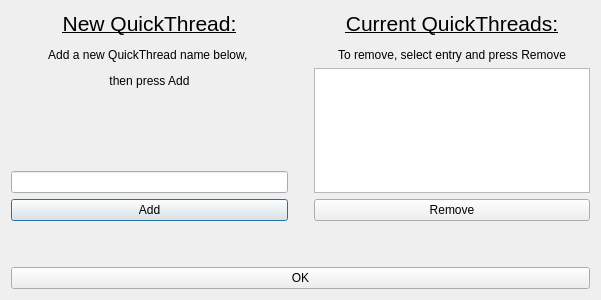
<?xml version="1.0" encoding="UTF-8"?>
<ui version="4.0">
 <class>Dialog</class>
 <widget class="QDialog" name="Dialog">
  <property name="geometry">
   <rect>
    <x>0</x>
    <y>0</y>
    <width>601</width>
    <height>300</height>
   </rect>
  </property>
  <property name="windowTitle">
   <string>Dialog</string>
  </property>
  <layout class="QVBoxLayout" name="verticalLayout_2">
   <item>
    <layout class="QVBoxLayout" name="verticalLayout">
     <item>
      <layout class="QHBoxLayout" name="horizontalLayout_2">
       <item>
        <layout class="QVBoxLayout" name="verticalLayout_4">
         <item alignment="Qt::AlignTop">
          <widget class="QLabel" name="label_2">
           <property name="text">
            <string>&lt;html&gt;&lt;head/&gt;&lt;body&gt;&lt;p align=&quot;center&quot;&gt;&lt;span style=&quot; font-size:16pt; text-decoration: underline;&quot;&gt;New QuickThread:&lt;/span&gt;&lt;/p&gt;&lt;p align=&quot;center&quot;&gt;Add a new QuickThread name below, &lt;/p&gt;&lt;p align=&quot;center&quot;&gt;then press Add&lt;/p&gt;&lt;/body&gt;&lt;/html&gt;</string>
           </property>
          </widget>
         </item>
         <item>
          <widget class="QLineEdit" name="text_entry"/>
         </item>
         <item>
          <widget class="QPushButton" name="btn_add">
           <property name="text">
            <string>Add</string>
           </property>
          </widget>
         </item>
        </layout>
       </item>
       <item>
        <spacer name="verticalSpacer">
         <property name="orientation">
          <enum>Qt::Vertical</enum>
         </property>
         <property name="sizeHint" stdset="0">
          <size>
           <width>20</width>
           <height>40</height>
          </size>
         </property>
        </spacer>
       </item>
       <item>
        <layout class="QVBoxLayout" name="verticalLayout_3">
         <item>
          <widget class="QLabel" name="label">
           <property name="text">
            <string>&lt;html&gt;&lt;head/&gt;&lt;body&gt;&lt;p align=&quot;center&quot;&gt;&lt;span style=&quot; font-size:16pt; text-decoration: underline;&quot;&gt;Current QuickThreads:&lt;/span&gt;&lt;/p&gt;&lt;p align=&quot;center&quot;&gt;To remove, select entry and press Remove&lt;/p&gt;&lt;/body&gt;&lt;/html&gt;</string>
           </property>
          </widget>
         </item>
         <item>
          <widget class="QListWidget" name="thread_list"/>
         </item>
         <item>
          <widget class="QPushButton" name="btn_remove">
           <property name="text">
            <string>Remove</string>
           </property>
          </widget>
         </item>
        </layout>
       </item>
      </layout>
     </item>
    </layout>
   </item>
   <item>
    <spacer name="horizontalSpacer">
     <property name="orientation">
      <enum>Qt::Horizontal</enum>
     </property>
     <property name="sizeHint" stdset="0">
      <size>
       <width>40</width>
       <height>20</height>
      </size>
     </property>
    </spacer>
   </item>
   <item>
    <spacer name="horizontalSpacer_2">
     <property name="orientation">
      <enum>Qt::Horizontal</enum>
     </property>
     <property name="sizeHint" stdset="0">
      <size>
       <width>40</width>
       <height>20</height>
      </size>
     </property>
    </spacer>
   </item>
   <item>
    <layout class="QHBoxLayout" name="horizontalLayout">
     <item>
      <widget class="QPushButton" name="btn_ok">
       <property name="text">
        <string>OK</string>
       </property>
      </widget>
     </item>
    </layout>
   </item>
  </layout>
 </widget>
 <resources/>
 <connections/>
</ui>
